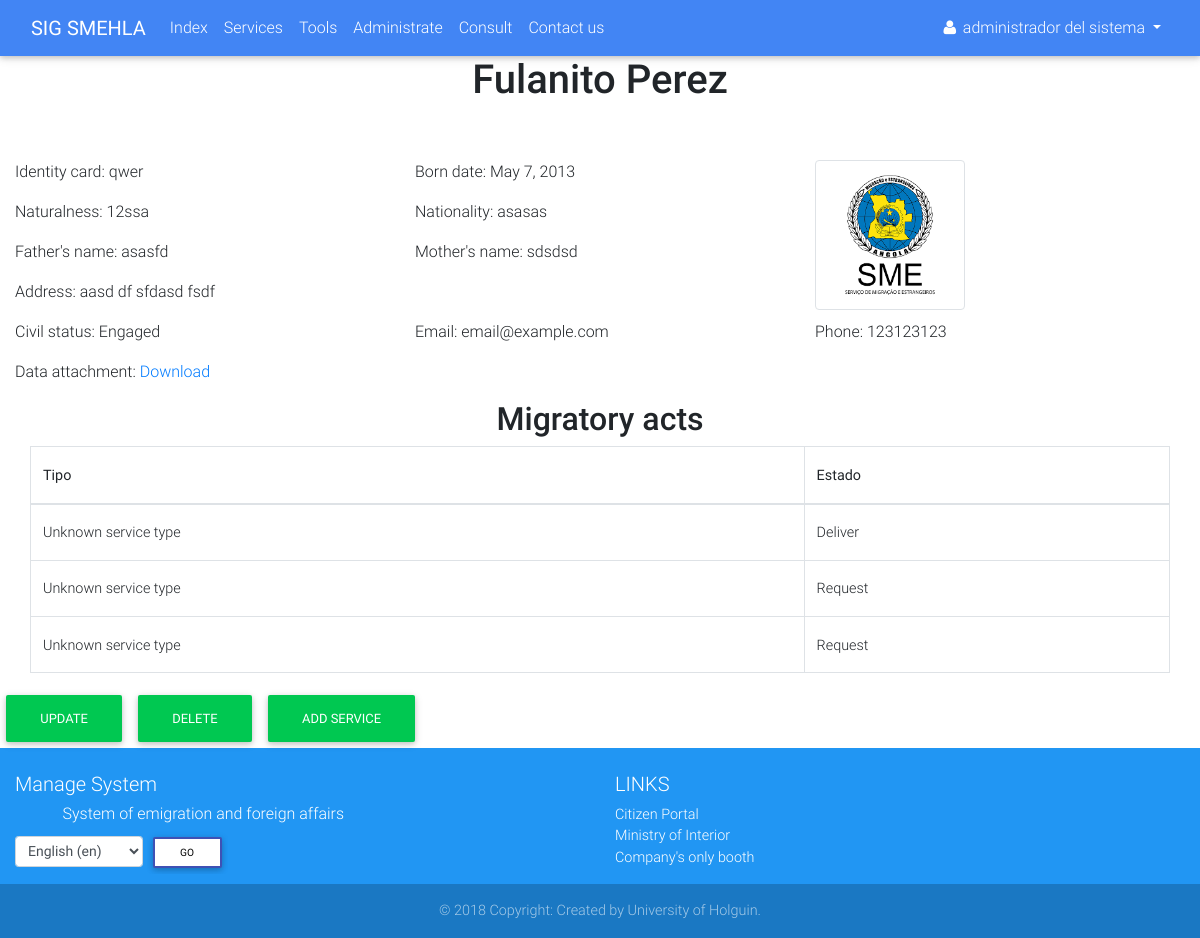
/client/2/detail/ (signed in), run on the app's committed database.
### accounts/models.py (models this page shows, shortened)
class Profile(AbstractUser):
    OCCUPATION_TYPE = (
        ('FAC', _('Functionary of Attention to Customer')),
        ('BAC', _('Boss of Attention to Customer')),
        ('BDAC', _('Boss of Departament of Attention to Customer')),
        ('DIR', _('Director')),
        ('ADMIN', _('Administrator')),
    )
    born_date = models.DateField(_('Born date'), blank=True, null=True, validators=[validate_born_date])
    occupation = models.CharField(_('Occupation'), max_length=5, choices=OCCUPATION_TYPE, default=OCCUPATION_TYPE[0])
    REQUIRED_FIELDS = ['email', 'born_date']
    class Meta:
        verbose_name = _('Profile')
        verbose_name_plural = _('Profiles')
    def __str__(self):
        if self.first_name and self.last_name:
            return self.get_full_name()
        else:
            return self.username

### services/models.py (models this page shows, shortened)
class Client(models.Model):
    CIVIL_STATUS = (
        ('S', _('Single')),
        ('E', _('Engaged')),
        ('M', _('Married')),
        ('W', _('Widower')),
    )
    def upload_file(self, filename):
        ext = filename.split('.')[-1]
        return 'clients/{}.{}'.format(self.ci, ext)
    ci = models.CharField(_('Identity card'), max_length=13, unique=True)
    first_name = models.CharField(_('First name'), max_length=30)
    last_name = models.CharField(_('Last name'), max_length=150)
    born_date = models.DateField(_('Born date'), validators=[validators.validate_born_date])
    civil_status = models.CharField(_('Civil status'), choices=CIVIL_STATUS, max_length=1)
    naturalness = models.CharField(_("Naturalness"), max_length=30)
    nationality = models.CharField(_('Nationality'), max_length=30)
    father = models.CharField(_('Father name'), max_length=200)
    mother = models.CharField(_('Mother name'), max_length=200)
    address = models.TextField(_('Address'))
    email = models.EmailField(_('Email'))
    phone = models.PositiveIntegerField(_('Phone number'))
    data_attachment = models.FileField(_('Data attachment'), upload_to=upload_file, null=True, blank=True)
    def get_full_name(self):
        full_name = '%s %s' % (self.first_name, self.last_name)
        return full_name.strip()

class Service(models.Model):
    SERVICE_STATUS = (
        ('1', _('Request')),
        ('2', _('Invoicing')),
        ('3', _('Revision')),
        ('4', _('Authenticating')),
        ('5', _('Deliver')),
    )
    SERVICE_TYPE = {
        'None': _('Unknown service type'),
        'visa': _('Visa'),
    }
    client = models.ForeignKey(verbose_name=_('Client'), to=Client, on_delete=models.CASCADE)
    status = models.CharField(_('Status'), max_length=1, choices=SERVICE_STATUS)
    service_type = None
    def get_service_type(self):
        if self.service_type:
            return self.service_type
        else:
            return self.SERVICE_TYPE['None']

### services/views.py (the view)
# urls.py: path('client/<int:pk>/detail/', views.ClientDetailView.as_view(), name='client_detail'),
class ClientDetailView(mixins.LoginRequiredMixin, generic.DetailView):
    model = models.Client

### services/templates/services/client_detail.html (shortened to what this page needs)
{% extends 'navbar.html' %}
{% load i18n %}
{% load static %}
{% block main %}
    <div class="container-fluid">
        <div class="row">
            <div class="col-lg-12 mb-5">
                <h1 class="h1 text-center">{{ client.get_full_name }}</h1>
            </div>
        </div>
        <div class="row">
            <div class="col-lg-8">
                <div class="row">
                    <div class="col-lg-6">
                        <p>{% trans 'Identity card' %}: {{ client.ci }}</p>
                    </div>
                    <div class="col-lg-6">
                        <p>{% trans 'Born date' %}: {{ client.born_date }}</p>
                    </div>
                </div>
                <div class="row">
                    <div class="col-lg-6">
                        <p>{% trans 'Naturalness' %}: {{ client.naturalness }}</p>
                    </div>
                    <div class="col-lg-6">
                        <p>{% trans 'Nationality' %}: {{ client.nationality }}</p>
                    </div>
                </div>
                <div class="row">
                    <div class="col-lg-6">
                        <p>{% trans "Father's name" %}: {{ client.father }}</p>
                    </div>
                    <div class="col-lg-6">
                        <p>{% trans "Mother's name" %}: {{ client.mother }}</p>
                    </div>
                </div>
                <div class="row">
                    <div class="col-lg-12">
                        <p>{% trans 'Address' %}: {{ client.address }}</p>
                    </div>
                </div>
            </div>
            <div class="col-lg-4">
                {% if client.image %}
                    <img src="{{ client.image.url }}" alt="{{ client.first_name }}" width="150em" height="150em"
                         class="img-thumbnail">
                {% else %}
                    <img src="{% static 'accounts/img/favicon.png' %}" alt="{{ client.first_name }}" width="150em"
                         height="150em" class="img-thumbnail right">
                {% endif %}
            </div>
        </div>
        <div class="row">
            <div class="col-lg-4">
                <p>{% trans 'Civil status' %}: {{ client.get_civil_status_display }}</p>
            </div>
            <div class="col-lg-4">
                <p>{% trans 'Email' %}: {{ client.email }}</p>
            </div>
            <div class="col-lg-4">
                <p>{% trans 'Phone' %}: {{ client.phone }}</p>
            </div>
        </div>
        <div class="row">
            <div class="col-lg-12">
                {% if client.data_attachment %}
                    <p>{% trans 'Data attachment' %}:
                        <a href="{{ client.data_attachment.url }}"
                           download="{{ client.get_full_name }}_{{ client.data_attachment.name }}">
                            {% trans 'Download' %}
                        </a>
                    </p>
                {% endif %}
            </div>
        </div>
        <div class="row">
            <div class="col-12">
                <h2 class="h2 text-center">{% trans 'Migratory acts' %}</h2>
            </div>
        </div>
        <div class="container">
            <div class="row">
                <table class="table table-bordered table-hover">
                    <thead>
                    <tr>
                        <th>Tipo</th>
                        <th>Estado</th>
                    </tr>
                    </thead>
                    <tbody>
                    {% for service in client.service_set.all %}
                        <tr>
                            <td>{{ service.get_service_type }}</td>
                            <td>{{ service.get_status_display }}</td>
                        </tr>
                    {% empty %}
                        <tr>
                            <td colspan="2"
                                class="text-muted text-center">{% trans 'No requested services found' %}</td>
                        </tr>
                    {% endfor %}
                    </tbody>
                </table>
            </div>
        </div>
        <div class="row">
            <div class="">
                <a href="{% url 'services:client_update' client.pk %}" class="btn btn-success">{% trans 'Update' %}</a>
                <a href="{% url 'services:client_delete' client.pk %}" class="btn btn-success">{% trans 'Delete' %}</a>
                <a href="#" class="btn btn-success">{% trans 'Add service' %}</a>
            </div>
        </div>
    </div>
{% endblock %}

### accounts/templates/navbar.html (shortened to what this page needs)
{% extends 'base.html' %}
{% load static %}
{% load i18n %}
{% block styles %}
    <link rel="stylesheet" href="{% static 'accounts/css/navbar.css' %}">
{% endblock %}
{% block content %}
    <header>
        <nav class="navbar navbar-expand-lg navbar-dark primary-color">
            <div class="container-fluid">
                <a href="{% url 'services:index' %}" class="navbar-brand">
                    <strong>SIG SMEHLA</strong>
                </a>
                <div class="collapse navbar-collapse" id="navbar">
                    <ul class="navbar-nav mr-auto">
                        <li class="nav-item" id="init">
                            <a href="{% url 'services:index' %}" class="nav-link">{% trans 'Index' %}
                                </a>
                        </li>
                        <li class="nav-item" id="services">
                            <a href="{% url 'services:services' %}" class="nav-link">{% trans 'Services' %}</a>
                        </li>
                        {% if user.is_authenticated %}
                            <li class="nav-item" id="tools">
                                <a href="{% url 'services:tools' %}" class="nav-link">{% trans 'Tools' %}</a>
                            </li>
                        {% endif %}
                        {% if user.is_superuser %}
                            <li class="nav-item" id="dashboard">
                                <a href="{% url 'accounts:dashboard' %}" class="nav-link">{% trans 'Administrate' %}</a>
                            </li>
                        {% endif %}
                        <li class="nav-item" id="status">
                            <a href="{% url 'services:status' %}" class="nav-link">{% trans 'Consult' %}</a>
                        </li>
                        <li class="nav-item">
                            <a href="#" class="nav-link" data-toggle="modal"
                               data-target="#contact">{% trans 'Contact us' %}</a>
                        </li>
                    </ul>
                    <div class="form-inline">
                        <ul class="navbar-nav mr-auto">
                            <li class="nav-item">
                                {% if user.is_authenticated %}
                                    <div class="dropdown">
                                        <a href="#" id="test" class="nav-link waves-effect waves-light dropdown-toggle"
                                           data-toggle="dropdown" aria-haspopup="true" aria-expanded="false">
                                            <i class="fa fa-user"></i>
                                            <span class="clearfix d-none d-sm-inline-block">{{ user }}</span>
                                        </a>
                                    </div>
                                {% else %}
                                    <a href="{% url 'accounts:login' %}" class="nav-link">
                                        <i class="fa fa-sign-in"></i>
                                    </a>
                                {% endif %}
                            </li>
                        </ul>
                    </div>
                </div>
            </div>
        </nav>
    </header>
    <main>
        {% block main %}
        {% endblock %}
    </main>
    <footer class="page-footer font-small blue pt-4">
        <div class="container-fluid text-center text-md-left">
            <div class="row">
                <div class="col-md-6 mt-md-0 mt-3">
                    <h5>{% trans 'Manage System' %}</h5>
                    <h6 class="offset-1">{% trans 'System of emigration and foreign affairs' %}</h6>
                    <form action="{% url 'set_language' %}" method="post">{% csrf_token %}
                        <label>
                            <select name="language" class="form-control form-control-sm" id="languages">
                                {% get_available_languages as LANGUAGES %}
                                {% get_language_info_list for LANGUAGES as languages %}
                                {% get_current_language as LANGUAGE_CODE %}
                                {% for language in languages %}
                                    <option value="{{ language.code }}"{% if language.code == LANGUAGE_CODE %}
                                            selected{% endif %}>
                                        {{ language.name_local }} ({{ language.code }})
                                    </option>
                                {% endfor %}
                            </select>
                        </label>
                        <input type="submit" value="{% trans 'Go' %}" class="btn btn-outline-indigo btn-white btn-sm">
                    </form>
                </div>
                <div class="col-md-3 mb-md-0 mb-3">
                    <h5 class="text-uppercase">{% trans 'Links' %}</h5>
                    <ul class="list-unstyled">
                        <li>
                            <a href="http://www.cidadao.gov.ao" target="_blank">{% trans 'Citizen Portal' %}</a>
                        </li>
                        <li>
                            <a href="http://www.minint.gov.ao" target="_blank">{% trans 'Ministry of Interior' %}</a>
                        </li>
                        <li>
                            <a href="http://gue.minjus-ao.com" target="_blank">{% trans "Company's only booth" %}</a>
                        </li>
                    </ul>
                </div>
            </div>
        </div>
        <div class="footer-copyright text-center py-3">
            &copy; 2018 {% trans 'Copyright: Created by University of Holguin' %}.
        </div>
    </footer>
{% endblock %}

### accounts/static/accounts/css/navbar.css (style rules this page uses)
body { display: flex; min-height: 100vh; flex-direction: column; }
main { flex: 1 0 auto; }

### data on the page
Profile: first_name+last_name "administrador del sistema"
Client: get_full_name "Fulanito Perez", ci "qwer", born_date "May 7, 2013", naturalness "12ssa", nationality "asasas", father "asasfd", mother "sdsdsd", address "aasd df sfdasd fsdf", civil_status "Engaged", email "email@example.com", phone "123123123"
Service: get_service_type "Unknown service type", status "Deliver"
Service: get_service_type "Unknown service type", status "Request"
Service: get_service_type "Unknown service type", status "Request"

### other printed values
form field language "English (en)"
